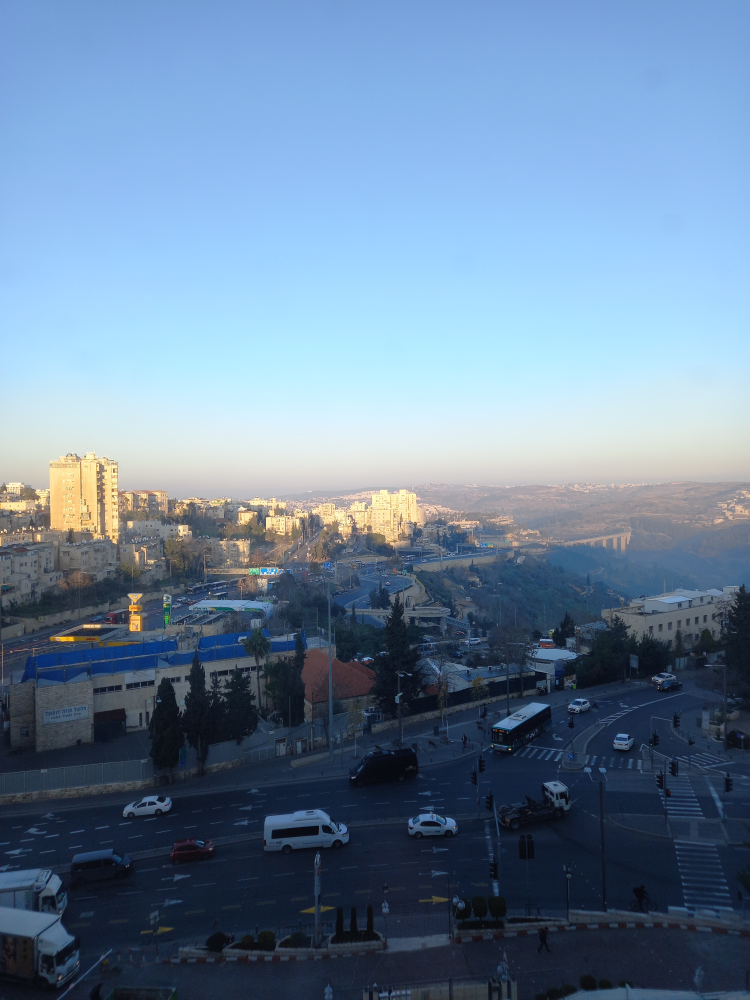
#> input picture images/nigga/20230118_070716.jpg, 3000 x 4000 px (shown at 1/4 size)
$ python -i analyzer.py   (imports and definitions only)
#> lines starting #> are read from the running program, lines starting #| are printed output that depends on the picture
from datetime import datetime
from geopy.distance import geodesic
import pprint
from extractor import *

def analyze_data(data):
    # אם אין נתונים, נחזיר מילון ריק כדי שהקוד לא יקרוס
    if not data:
        return {"total_images": 0, "insights": ["לא נמצאו נתונים לניתוח"]}

    imgs_with_date = []
    for i in data:
        if i.get("datetime"):
            imgs_with_date.append(i)

    imgs_with_date.sort(key=lambda x: x["datetime"])

    # 2. חישוב סטטיסטיקות בסיסיות (כמו שזוג B התבקש)
    cameras = []
    gps_count = 0
    for i in data:
        model = i.get("camera_model")
        if model and model not in cameras:
            cameras.append(model)
        if i.get("has_gps"):
            gps_count += 1

    # מציאת טווח תאריכים (רק תאריך בלי שעה)
    start_date = imgs_with_date[0]["datetime"].split(" ")[0] if imgs_with_date else "N/A"
    end_date = imgs_with_date[-1]["datetime"].split(" ")[0] if imgs_with_date else "N/A"

    insights = []

    # 3. ניתוח דפוסים (החלפות, פערי זמן, מיקומים)

    # א. בדיקת החלפות מכשיר
    if len(cameras) > 1:
        insights.append(f"נמצאו {len(cameras)} מכשירים שונים - ייתכן שהסוכן החליף מכשירים")

    for i in range(1, len(imgs_with_date)):
        prev, curr = imgs_with_date[i - 1], imgs_with_date[i]

        # זיהוי החלפת מכשיר
        if prev.get("camera_model") != curr.get("camera_model"):
            date_only = curr["datetime"].split(" ")[0]
            insights.append(f"ב-{date_only} הסוכן עבר ממכשיר {prev['camera_model']} ל-{curr['camera_model']}")

        # ב. בדיקת פערי זמן (מעל 12 שעות)
        t1 = datetime.fromisoformat(prev["datetime"])
        t2 = datetime.fromisoformat(curr["datetime"])
        gap = (t2 - t1).total_seconds() / 3600
        if gap > 12:
            insights.append(f"פער זמן של {int(gap)} שעות בין {prev['filename']} ל-{curr['filename']}")

    # ג. בדיקת מיקום (ריכוז וחזרה)
    gps_imgs = [i for i in data if i.get("has_gps")]
    for i in range(len(gps_imgs)):
        for j in range(i + 1, len(gps_imgs)):
            dist = geodesic((gps_imgs[i]["latitude"], gps_imgs[i]["longitude"]),
                            (gps_imgs[j]["latitude"], gps_imgs[j]["longitude"])).km

            if dist < 1.0:
                time1 = datetime.fromisoformat(gps_imgs[i]["datetime"])
                time2 = datetime.fromisoformat(gps_imgs[j]["datetime"])
                time_gap = abs((time2 - time1).total_seconds() / 3600)

                if time_gap > 3:
                    insights.append(
                        f"חזרה למיקום: הסוכן חזר לאזור של {gps_imgs[i]['filename']} כעבור {int(time_gap)} שעות")
                else:
                    insights.append(f"ריכוז גיאוגרפי: {gps_imgs[i]['filename']} ו-{gps_imgs[j]['filename']} קרובות")

    # 4. הפלט הסופי בפורמט המדויק שנדרש מזוג B
    return {
        "total_images": len(data),
        "images_with_gps": gps_count,
        "images_with_datetime": len(imgs_with_date),
        "unique_cameras": cameras,
        "date_range": {"start": start_date, "end": end_date},
        "insights": insights
    }


# [14 lines not run here, left out]

>>> import cv2
>>> picture = cv2.imread('../images/nigga/20230118_070716.jpg', cv2.IMREAD_GRAYSCALE)
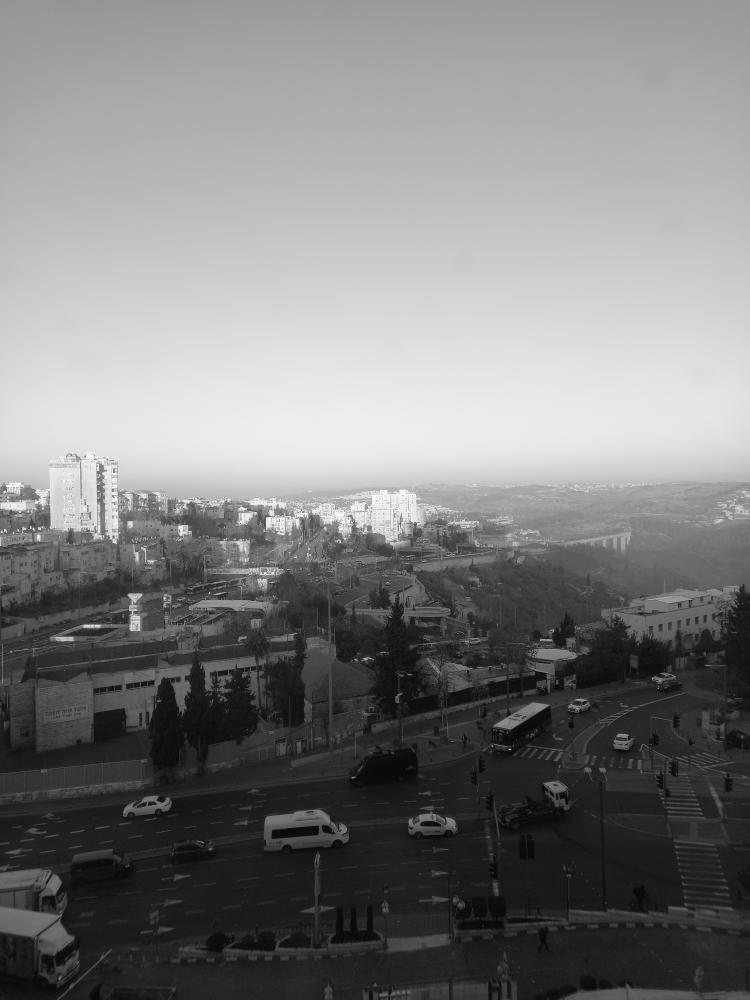
#> picture: shape (4000, 3000) (shown at 1/4 size); min 0, max 255, mean 126.4
#> (the run stopped early here; a loop or call above may not have finished)
